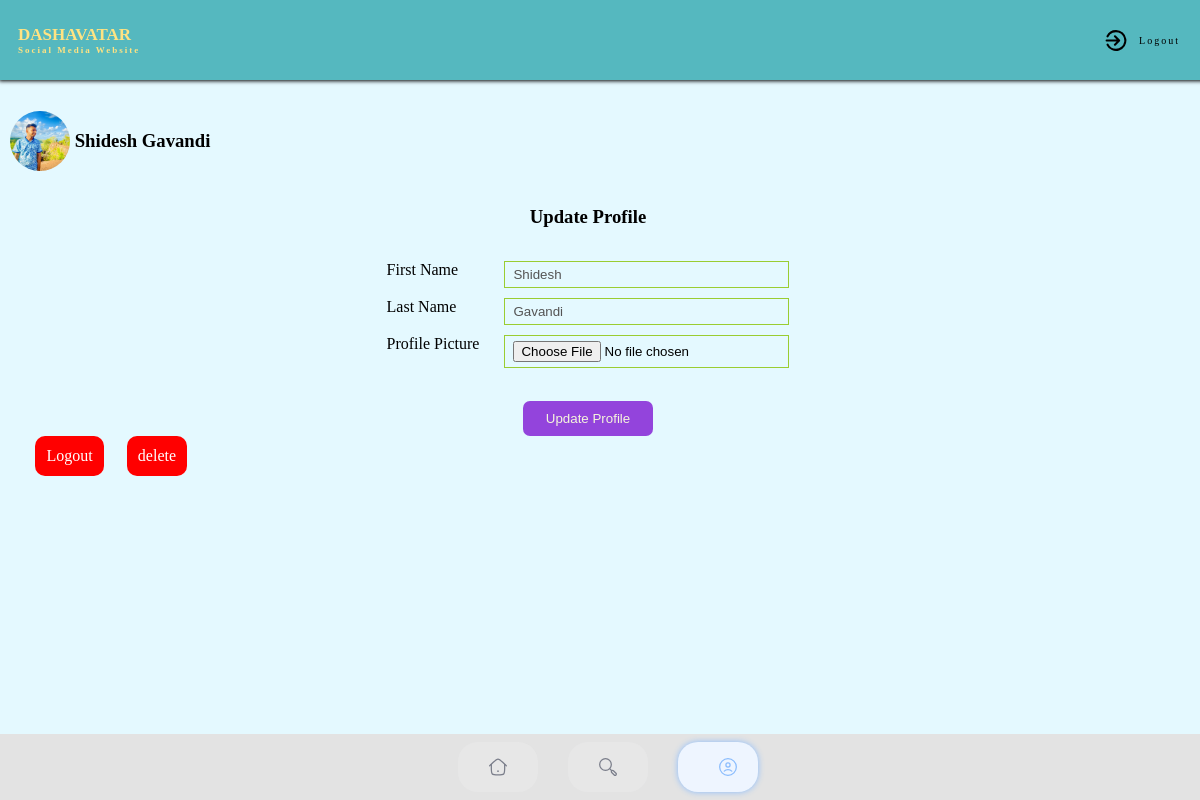
Page /myaccount (signed in) on the committed database.
### socialweb/models.py (models this page shows)
class CustomUser(AbstractUser):
    user=((1,"viewer"),(2,'profile'))
    user_type = models.CharField(choices=user,max_length=255,default=1)
    profile_pic=models.FileField(upload_to='profilepic',null=True)

### socialweb/views.py (the view, shortened to what this page needs)
# urls.py: path('myaccount',views.account, name='account'),
@login_required(login_url='login')
def account(request):
    user_object=CustomUser.objects.get(id=request.user.id)
    if user_object.user_type =='2':
        return redirect('dashboard')
    return render(request,'myaccount.html')

### templates/myaccount.html (shortened to what this page needs)
{% extends "index.html" %}
{% block my-ac %}
<div class="imgeselected" id="account">
  <img src="/static/assets/svg/profileselected.svg" alt="" srcset="" />
</div>
{% endblock %}
{% block contain %}
<div class="dashboard">
  <div class="user-account">
      <span class="uinfo"><img
        src="Gallery/{{ user.profile_pic}}"
        alt=""
        srcset=""
        class="Page-profile"
      />
      <h3 class="Page-name">
        &nbsp;{{ user.first_name }}&nbsp;{{ user.last_name }}
      </h3></span>
    </div>
    <form action="{% url 'account' %}" method="post" enctype="multipart/form-data">
      <h3>Update Profile</h3>
      <div class="aboutedit">
      <div class="info">
        <span>First Name <input disabled type="text" name="first_name" id="first_name" placeholder="Update First Name" value="{{ user.first_name}} " ></span>
        <span>Last Name <input disabled type="text" name="last_name" id="last_name" placeholder="Update Last Name" value="{{ user.last_name}} " > </span>
        <span>Profile Picture <input type="file"  name="profile_pic" id="profile_pic" accept=".jpg" ></span>
      </div>
  </div>
    <button id="uploadim" type="submit">Update Profile</button>
  </form>
  <div class="alogout">
  <a href="{% url 'logout' %}">Logout</a>
  <a href="">delete</a>
  </div>
  </div>
{% endblock %}

### static/css/style.css (style rules this page uses)
* { margin: 0; padding: 0; }
body { background-color: #e4f9ff; height: 100%; }
.navbar img { width: 20px; height: 20px; margin-left: 20px; }
.user-account { height: 150px; display: flex; align-items: center; justify-content: space-between; padding-left: 30px; gap: 20px; }
.uinfo { display: flex; align-items: center; justify-content: center; }
.user-account img { width: 60px; height: 60px; border-radius: 50%; }
form { display: flex; flex-direction: column; justify-content: center; gap: 18px; align-items: center; }
form > #uploadim { width: 130px; height: 35px; background-color: #9344dc; color: beige; border: none; cursor: pointer; border-radius: 7px; transition: all ease-in-out 0.3s; }
.alogout { display: flex; gap: 2%; margin-left: 3%; margin-bottom: 2%; }
.alogout>a { text-decoration: none; color: white; background-color: red; padding: 1.4vh; border-radius: 10px; transition: all ease-in-out 0.3s; }
.info { display: flex; gap: 10px; flex-direction: column; justify-content: space-between; }
.info>span { display: flex; justify-content: space-between; gap: 25px; }
.info input { width: 270px; background-color: transparent; border: 1px solid yellowgreen; padding: 5px; padding-left: 8px; outline: none; }
.aboutedit { display: flex; text-align: center; justify-content: space-evenly; padding: 15px; gap: 40px; }
@media only screen and (max-width: 1200px) { .navbar div { width: 80px; height: 50px; } }
@media only screen and (max-width: 1200px) { .user-account { display: flex; gap: 20px; justify-content: space-between; padding: 10px; height: 110px; } }

### static/css/utility.css (style rules this page uses)
.imgeselected { display: flex; flex-direction: row; align-items: center; justify-content: center; background-color: #eef5ff; border-radius: 20px; box-shadow: 0px 0px 6px 0px; cursor: pointer; color: #8abcfd; }

### rows in the picture
CustomUser: profile_pic (picture), first_name "Shidesh", last_name "Gavandi"
